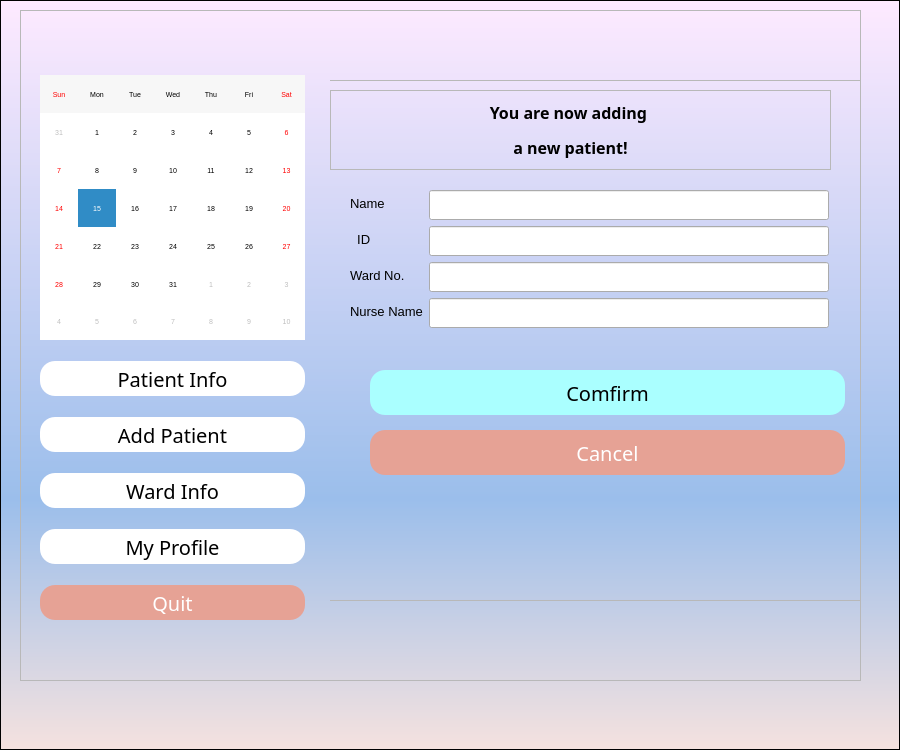
<?xml version="1.0" encoding="UTF-8"?>
<ui version="4.0">
 <class>Form</class>
 <widget class="QWidget" name="Form">
  <property name="geometry">
   <rect>
    <x>0</x>
    <y>0</y>
    <width>900</width>
    <height>750</height>
   </rect>
  </property>
  <property name="windowTitle">
   <string>Form</string>
  </property>
  <widget class="QFrame" name="frame_main">
   <property name="geometry">
    <rect>
     <x>20</x>
     <y>10</y>
     <width>841</width>
     <height>671</height>
    </rect>
   </property>
   <property name="frameShape">
    <enum>QFrame::StyledPanel</enum>
   </property>
   <property name="frameShadow">
    <enum>QFrame::Raised</enum>
   </property>
   <widget class="QStackedWidget" name="stackedWidget">
    <property name="geometry">
     <rect>
      <x>310</x>
      <y>20</y>
      <width>531</width>
      <height>651</height>
     </rect>
    </property>
    <property name="currentIndex">
     <number>1</number>
    </property>
    <widget class="QWidget" name="page_patient">
     <widget class="QTableWidget" name="tableWidget">
      <property name="geometry">
       <rect>
        <x>10</x>
        <y>40</y>
        <width>511</width>
        <height>541</height>
       </rect>
      </property>
      <property name="font">
       <font>
        <pointsize>7</pointsize>
       </font>
      </property>
      <attribute name="horizontalHeaderDefaultSectionSize">
       <number>65</number>
      </attribute>
      <attribute name="horizontalHeaderStretchLastSection">
       <bool>true</bool>
      </attribute>
      <column>
       <property name="text">
        <string>Name</string>
       </property>
      </column>
      <column>
       <property name="text">
        <string>Gender</string>
       </property>
      </column>
      <column>
       <property name="text">
        <string>ID</string>
       </property>
      </column>
      <column>
       <property name="text">
        <string>Ward No.</string>
       </property>
      </column>
      <column>
       <property name="text">
        <string>Age</string>
       </property>
      </column>
      <column>
       <property name="text">
        <string>Tel</string>
       </property>
      </column>
      <column>
       <property name="text">
        <string>Medical History</string>
       </property>
      </column>
      <column>
       <property name="text">
        <string>Allergy</string>
       </property>
      </column>
     </widget>
    </widget>
    <widget class="QWidget" name="page_add">
     <widget class="QFrame" name="frame_8">
      <property name="geometry">
       <rect>
        <x>-10</x>
        <y>50</y>
        <width>541</width>
        <height>521</height>
       </rect>
      </property>
      <property name="frameShape">
       <enum>QFrame::StyledPanel</enum>
      </property>
      <property name="frameShadow">
       <enum>QFrame::Raised</enum>
      </property>
      <widget class="QFrame" name="frame_9">
       <property name="geometry">
        <rect>
         <x>10</x>
         <y>10</y>
         <width>501</width>
         <height>80</height>
        </rect>
       </property>
       <property name="frameShape">
        <enum>QFrame::StyledPanel</enum>
       </property>
       <property name="frameShadow">
        <enum>QFrame::Raised</enum>
       </property>
       <widget class="QLabel" name="label_7">
        <property name="geometry">
         <rect>
          <x>-10</x>
          <y>0</y>
          <width>501</width>
          <height>81</height>
         </rect>
        </property>
        <property name="font">
         <font>
          <family>Arial Black</family>
          <pointsize>12</pointsize>
          <weight>75</weight>
          <bold>true</bold>
         </font>
        </property>
        <property name="text">
         <string>&lt;html&gt;&lt;head/&gt;&lt;body&gt;&lt;p align=&quot;center&quot;&gt;You are now adding &lt;/p&gt;&lt;p align=&quot;center&quot;&gt;a new patient!&lt;/p&gt;&lt;/body&gt;&lt;/html&gt;</string>
        </property>
       </widget>
      </widget>
      <widget class="QWidget" name="formLayoutWidget_3">
       <property name="geometry">
        <rect>
         <x>30</x>
         <y>110</y>
         <width>565</width>
         <height>166</height>
        </rect>
       </property>
       <layout class="QFormLayout" name="formLayout_3">
        <item row="0" column="0">
         <widget class="QLabel" name="label_8">
          <property name="font">
           <font>
            <family>Arial</family>
            <pointsize>10</pointsize>
           </font>
          </property>
          <property name="text">
           <string>Name</string>
          </property>
         </widget>
        </item>
        <item row="0" column="1">
         <widget class="QLineEdit" name="lineEdit_4">
          <property name="sizePolicy">
           <sizepolicy hsizetype="Fixed" vsizetype="Fixed">
            <horstretch>0</horstretch>
            <verstretch>0</verstretch>
           </sizepolicy>
          </property>
          <property name="minimumSize">
           <size>
            <width>400</width>
            <height>30</height>
           </size>
          </property>
          <property name="maximumSize">
           <size>
            <width>400</width>
            <height>30</height>
           </size>
          </property>
         </widget>
        </item>
        <item row="1" column="0">
         <widget class="QLabel" name="label_9">
          <property name="font">
           <font>
            <family>Arial</family>
            <pointsize>10</pointsize>
           </font>
          </property>
          <property name="text">
           <string>  ID</string>
          </property>
         </widget>
        </item>
        <item row="1" column="1">
         <widget class="QLineEdit" name="lineEdit_5">
          <property name="sizePolicy">
           <sizepolicy hsizetype="Fixed" vsizetype="Fixed">
            <horstretch>0</horstretch>
            <verstretch>0</verstretch>
           </sizepolicy>
          </property>
          <property name="minimumSize">
           <size>
            <width>400</width>
            <height>30</height>
           </size>
          </property>
          <property name="maximumSize">
           <size>
            <width>400</width>
            <height>30</height>
           </size>
          </property>
         </widget>
        </item>
        <item row="2" column="0">
         <widget class="QLabel" name="label_10">
          <property name="font">
           <font>
            <family>Arial</family>
            <pointsize>10</pointsize>
           </font>
          </property>
          <property name="text">
           <string>Ward No.</string>
          </property>
         </widget>
        </item>
        <item row="2" column="1">
         <widget class="QLineEdit" name="lineEdit_6">
          <property name="sizePolicy">
           <sizepolicy hsizetype="Fixed" vsizetype="Fixed">
            <horstretch>0</horstretch>
            <verstretch>0</verstretch>
           </sizepolicy>
          </property>
          <property name="minimumSize">
           <size>
            <width>400</width>
            <height>30</height>
           </size>
          </property>
          <property name="maximumSize">
           <size>
            <width>400</width>
            <height>30</height>
           </size>
          </property>
         </widget>
        </item>
        <item row="3" column="0">
         <widget class="QLabel" name="label_12">
          <property name="font">
           <font>
            <family>Arial</family>
            <pointsize>10</pointsize>
           </font>
          </property>
          <property name="text">
           <string>Nurse Name</string>
          </property>
         </widget>
        </item>
        <item row="3" column="1">
         <widget class="QLineEdit" name="lineEdit_7">
          <property name="sizePolicy">
           <sizepolicy hsizetype="Fixed" vsizetype="Fixed">
            <horstretch>0</horstretch>
            <verstretch>0</verstretch>
           </sizepolicy>
          </property>
          <property name="minimumSize">
           <size>
            <width>400</width>
            <height>30</height>
           </size>
          </property>
          <property name="maximumSize">
           <size>
            <width>400</width>
            <height>30</height>
           </size>
          </property>
         </widget>
        </item>
       </layout>
      </widget>
      <widget class="QPushButton" name="pushButton">
       <property name="geometry">
        <rect>
         <x>50</x>
         <y>290</y>
         <width>475</width>
         <height>45</height>
        </rect>
       </property>
       <property name="sizePolicy">
        <sizepolicy hsizetype="Fixed" vsizetype="Fixed">
         <horstretch>0</horstretch>
         <verstretch>0</verstretch>
        </sizepolicy>
       </property>
       <property name="minimumSize">
        <size>
         <width>475</width>
         <height>45</height>
        </size>
       </property>
       <property name="font">
        <font>
         <family>Microsoft Yahei</family>
         <pointsize>-1</pointsize>
         <weight>50</weight>
         <italic>false</italic>
         <bold>false</bold>
        </font>
       </property>
       <property name="styleSheet">
        <string notr="true">QPushButton
{
    font-family:Microsoft Yahei;
    font:20px;
    color:black;
    background-color:rgb(170, 255, 255);
    border-radius:15px;
}

QPushButton:hover
{
    background-color:rgb(85, 255, 255);
}

QPushButton:pressed
{
    background-color:rgb(85, 255, 255);
    padding-left:3px;
    padding-top:3px;
}</string>
       </property>
       <property name="text">
        <string>Comfirm</string>
       </property>
      </widget>
      <widget class="QPushButton" name="pushButton_2">
       <property name="geometry">
        <rect>
         <x>50</x>
         <y>350</y>
         <width>475</width>
         <height>45</height>
        </rect>
       </property>
       <property name="sizePolicy">
        <sizepolicy hsizetype="Fixed" vsizetype="Fixed">
         <horstretch>0</horstretch>
         <verstretch>0</verstretch>
        </sizepolicy>
       </property>
       <property name="minimumSize">
        <size>
         <width>475</width>
         <height>45</height>
        </size>
       </property>
       <property name="font">
        <font>
         <family>Microsoft Yahei</family>
         <pointsize>-1</pointsize>
         <weight>50</weight>
         <italic>false</italic>
         <bold>false</bold>
        </font>
       </property>
       <property name="styleSheet">
        <string notr="true">QPushButton
{
    font-family:Microsoft Yahei;
    font:20px;
    color:white;
    background-color:rgb(230, 162, 149);
    border-radius:15px;
}

QPushButton:hover
{
    background-color:rgb(184, 67, 44);
}

QPushButton:pressed
{
    background-color:rgb(184, 67, 44);
    padding-left:3px;
    padding-top:3px;
}</string>
       </property>
       <property name="text">
        <string>Cancel</string>
       </property>
      </widget>
     </widget>
    </widget>
    <widget class="QWidget" name="page_ward">
     <widget class="QTableWidget" name="tableWidget_2">
      <property name="geometry">
       <rect>
        <x>10</x>
        <y>30</y>
        <width>511</width>
        <height>571</height>
       </rect>
      </property>
      <attribute name="horizontalHeaderStretchLastSection">
       <bool>true</bool>
      </attribute>
      <column>
       <property name="text">
        <string>Ward No.</string>
       </property>
      </column>
      <column>
       <property name="text">
        <string>Patient</string>
       </property>
      </column>
      <column>
       <property name="text">
        <string>Patient ID</string>
       </property>
      </column>
      <column>
       <property name="text">
        <string>Nurse</string>
       </property>
      </column>
     </widget>
    </widget>
    <widget class="QWidget" name="page_profile">
     <widget class="QFrame" name="frame">
      <property name="geometry">
       <rect>
        <x>10</x>
        <y>10</y>
        <width>521</width>
        <height>521</height>
       </rect>
      </property>
      <property name="frameShape">
       <enum>QFrame::StyledPanel</enum>
      </property>
      <property name="frameShadow">
       <enum>QFrame::Raised</enum>
      </property>
      <widget class="QFrame" name="frame_2">
       <property name="geometry">
        <rect>
         <x>10</x>
         <y>10</y>
         <width>501</width>
         <height>111</height>
        </rect>
       </property>
       <property name="frameShape">
        <enum>QFrame::StyledPanel</enum>
       </property>
       <property name="frameShadow">
        <enum>QFrame::Raised</enum>
       </property>
       <widget class="QLabel" name="label">
        <property name="geometry">
         <rect>
          <x>1</x>
          <y>4</y>
          <width>491</width>
          <height>131</height>
         </rect>
        </property>
        <property name="font">
         <font>
          <family>Arial Black</family>
         </font>
        </property>
        <property name="text">
         <string>&lt;html&gt;&lt;head/&gt;&lt;body&gt;&lt;p align=&quot;center&quot;&gt;&lt;span style=&quot; font-weight:600;&quot;&gt;If you want to modify the departmemt info, &lt;/span&gt;&lt;/p&gt;&lt;p align=&quot;center&quot;&gt;&lt;span style=&quot; font-weight:600;&quot;&gt;please contact the administrator&lt;/span&gt;&lt;/p&gt;&lt;/body&gt;&lt;/html&gt;</string>
        </property>
       </widget>
      </widget>
      <widget class="QFrame" name="frame_3">
       <property name="geometry">
        <rect>
         <x>10</x>
         <y>160</y>
         <width>501</width>
         <height>411</height>
        </rect>
       </property>
       <property name="frameShape">
        <enum>QFrame::StyledPanel</enum>
       </property>
       <property name="frameShadow">
        <enum>QFrame::Raised</enum>
       </property>
       <widget class="QWidget" name="formLayoutWidget">
        <property name="geometry">
         <rect>
          <x>0</x>
          <y>0</y>
          <width>504</width>
          <height>221</height>
         </rect>
        </property>
        <layout class="QFormLayout" name="formLayout">
         <item row="0" column="0">
          <widget class="QLabel" name="label_2">
           <property name="font">
            <font>
             <family>Arial</family>
             <pointsize>10</pointsize>
            </font>
           </property>
           <property name="text">
            <string>Name</string>
           </property>
          </widget>
         </item>
         <item row="0" column="1">
          <widget class="QLineEdit" name="lineEdit">
           <property name="sizePolicy">
            <sizepolicy hsizetype="Fixed" vsizetype="Fixed">
             <horstretch>0</horstretch>
             <verstretch>0</verstretch>
            </sizepolicy>
           </property>
           <property name="minimumSize">
            <size>
             <width>400</width>
             <height>30</height>
            </size>
           </property>
           <property name="maximumSize">
            <size>
             <width>400</width>
             <height>30</height>
            </size>
           </property>
          </widget>
         </item>
         <item row="1" column="0">
          <widget class="QLabel" name="label_3">
           <property name="font">
            <font>
             <family>Arial</family>
             <pointsize>10</pointsize>
            </font>
           </property>
           <property name="text">
            <string>Gender</string>
           </property>
          </widget>
         </item>
         <item row="1" column="1">
          <widget class="QComboBox" name="comboBox">
           <property name="sizePolicy">
            <sizepolicy hsizetype="Fixed" vsizetype="Fixed">
             <horstretch>0</horstretch>
             <verstretch>0</verstretch>
            </sizepolicy>
           </property>
           <property name="minimumSize">
            <size>
             <width>400</width>
             <height>30</height>
            </size>
           </property>
           <property name="maximumSize">
            <size>
             <width>400</width>
             <height>30</height>
            </size>
           </property>
           <property name="font">
            <font>
             <family>Arial</family>
             <pointsize>10</pointsize>
            </font>
           </property>
           <item>
            <property name="text">
             <string>Male</string>
            </property>
           </item>
           <item>
            <property name="text">
             <string>Female</string>
            </property>
           </item>
          </widget>
         </item>
         <item row="2" column="0">
          <widget class="QLabel" name="label_4">
           <property name="font">
            <font>
             <family>Arial</family>
             <pointsize>10</pointsize>
            </font>
           </property>
           <property name="text">
            <string> Tel</string>
           </property>
          </widget>
         </item>
         <item row="2" column="1">
          <widget class="QLineEdit" name="lineEdit_2">
           <property name="sizePolicy">
            <sizepolicy hsizetype="Fixed" vsizetype="Fixed">
             <horstretch>0</horstretch>
             <verstretch>0</verstretch>
            </sizepolicy>
           </property>
           <property name="minimumSize">
            <size>
             <width>400</width>
             <height>30</height>
            </size>
           </property>
           <property name="maximumSize">
            <size>
             <width>400</width>
             <height>30</height>
            </size>
           </property>
          </widget>
         </item>
         <item row="3" column="0" colspan="2">
          <spacer name="verticalSpacer">
           <property name="orientation">
            <enum>Qt::Vertical</enum>
           </property>
           <property name="sizeHint" stdset="0">
            <size>
             <width>20</width>
             <height>40</height>
            </size>
           </property>
          </spacer>
         </item>
        </layout>
       </widget>
       <widget class="QWidget" name="horizontalLayoutWidget_2">
        <property name="geometry">
         <rect>
          <x>20</x>
          <y>240</y>
          <width>438</width>
          <height>102</height>
         </rect>
        </property>
        <layout class="QHBoxLayout" name="horizontalLayout_2">
         <item>
          <widget class="QPushButton" name="pushButton_confirm">
           <property name="sizePolicy">
            <sizepolicy hsizetype="Fixed" vsizetype="Fixed">
             <horstretch>0</horstretch>
             <verstretch>0</verstretch>
            </sizepolicy>
           </property>
           <property name="minimumSize">
            <size>
             <width>100</width>
             <height>100</height>
            </size>
           </property>
           <property name="maximumSize">
            <size>
             <width>100</width>
             <height>100</height>
            </size>
           </property>
           <property name="font">
            <font>
             <family>Microsoft Yahei</family>
             <pointsize>-1</pointsize>
             <weight>50</weight>
             <italic>false</italic>
             <bold>false</bold>
            </font>
           </property>
           <property name="styleSheet">
            <string notr="true">QPushButton
{
    font-family:Microsoft Yahei;
    font:20px;
    color:black;
    background-color:rgb(170, 255, 255);
    border-radius:15px;
}

QPushButton:hover
{
    background-color:rgb(85, 255, 255);
}

QPushButton:pressed
{
    background-color:rgb(85, 255, 255);
    padding-left:3px;
    padding-top:3px;
}</string>
           </property>
           <property name="text">
            <string>Confirm</string>
           </property>
          </widget>
         </item>
         <item>
          <widget class="QPushButton" name="pushButton_cancel">
           <property name="sizePolicy">
            <sizepolicy hsizetype="Fixed" vsizetype="Fixed">
             <horstretch>0</horstretch>
             <verstretch>0</verstretch>
            </sizepolicy>
           </property>
           <property name="minimumSize">
            <size>
             <width>100</width>
             <height>100</height>
            </size>
           </property>
           <property name="maximumSize">
            <size>
             <width>100</width>
             <height>100</height>
            </size>
           </property>
           <property name="font">
            <font>
             <family>Microsoft Yahei</family>
             <pointsize>-1</pointsize>
             <weight>50</weight>
             <italic>false</italic>
             <bold>false</bold>
            </font>
           </property>
           <property name="styleSheet">
            <string notr="true">QPushButton
{
    font-family:Microsoft Yahei;
    font:20px;
    color:white;
    background-color:rgb(230, 162, 149);
    border-radius:15px;
}

QPushButton:hover
{
    background-color:rgb(184, 67, 44);
}

QPushButton:pressed
{
    background-color:rgb(184, 67, 44);
    padding-left:3px;
    padding-top:3px;
}</string>
           </property>
           <property name="text">
            <string>Cancel</string>
           </property>
          </widget>
         </item>
        </layout>
       </widget>
      </widget>
     </widget>
    </widget>
    <widget class="QWidget" name="page_treatment">
     <widget class="QLabel" name="label_11">
      <property name="geometry">
       <rect>
        <x>10</x>
        <y>20</y>
        <width>431</width>
        <height>111</height>
       </rect>
      </property>
      <property name="font">
       <font>
        <family>Arial Black</family>
        <pointsize>7</pointsize>
       </font>
      </property>
      <property name="text">
       <string>&lt;html&gt;&lt;head/&gt;&lt;body&gt;&lt;p&gt;&lt;span style=&quot; font-size:10pt; font-weight:600;&quot;&gt;You are now editting the &lt;/span&gt;&lt;/p&gt;&lt;p&gt;&lt;span style=&quot; font-size:10pt; font-weight:600;&quot;&gt;treatment information of:&lt;/span&gt;&lt;/p&gt;&lt;/body&gt;&lt;/html&gt;</string>
      </property>
     </widget>
     <widget class="QLineEdit" name="lineEdit_patient">
      <property name="geometry">
       <rect>
        <x>320</x>
        <y>40</y>
        <width>150</width>
        <height>50</height>
       </rect>
      </property>
      <property name="sizePolicy">
       <sizepolicy hsizetype="Fixed" vsizetype="Fixed">
        <horstretch>0</horstretch>
        <verstretch>0</verstretch>
       </sizepolicy>
      </property>
      <property name="minimumSize">
       <size>
        <width>150</width>
        <height>50</height>
       </size>
      </property>
      <property name="maximumSize">
       <size>
        <width>150</width>
        <height>50</height>
       </size>
      </property>
      <property name="readOnly">
       <bool>true</bool>
      </property>
     </widget>
     <widget class="QTextEdit" name="textEdit">
      <property name="geometry">
       <rect>
        <x>10</x>
        <y>120</y>
        <width>491</width>
        <height>331</height>
       </rect>
      </property>
     </widget>
     <widget class="QWidget" name="formLayoutWidget_2">
      <property name="geometry">
       <rect>
        <x>10</x>
        <y>470</y>
        <width>589</width>
        <height>37</height>
       </rect>
      </property>
      <layout class="QFormLayout" name="formLayout_2">
       <item row="0" column="0">
        <widget class="QLabel" name="label_6">
         <property name="font">
          <font>
           <family>Arial</family>
           <pointsize>10</pointsize>
          </font>
         </property>
         <property name="text">
          <string>Ward number</string>
         </property>
        </widget>
       </item>
       <item row="0" column="1">
        <widget class="QLineEdit" name="lineEdit_3">
         <property name="sizePolicy">
          <sizepolicy hsizetype="Fixed" vsizetype="Fixed">
           <horstretch>0</horstretch>
           <verstretch>0</verstretch>
          </sizepolicy>
         </property>
         <property name="minimumSize">
          <size>
           <width>360</width>
           <height>30</height>
          </size>
         </property>
         <property name="maximumSize">
          <size>
           <width>360</width>
           <height>30</height>
          </size>
         </property>
        </widget>
       </item>
      </layout>
     </widget>
     <widget class="QWidget" name="horizontalLayoutWidget">
      <property name="geometry">
       <rect>
        <x>10</x>
        <y>510</y>
        <width>501</width>
        <height>121</height>
       </rect>
      </property>
      <layout class="QHBoxLayout" name="horizontalLayout">
       <item>
        <widget class="QPushButton" name="pushButton_confirm_2">
         <property name="sizePolicy">
          <sizepolicy hsizetype="Fixed" vsizetype="Fixed">
           <horstretch>0</horstretch>
           <verstretch>0</verstretch>
          </sizepolicy>
         </property>
         <property name="minimumSize">
          <size>
           <width>100</width>
           <height>100</height>
          </size>
         </property>
         <property name="font">
          <font>
           <family>Microsoft Yahei</family>
           <pointsize>-1</pointsize>
           <weight>50</weight>
           <italic>false</italic>
           <bold>false</bold>
          </font>
         </property>
         <property name="styleSheet">
          <string notr="true">QPushButton
{
    font-family:Microsoft Yahei;
    font:20px;
    color:black;
    background-color:rgb(170, 255, 255);
    border-radius:15px;
}

QPushButton:hover
{
    background-color:rgb(85, 255, 255);
}

QPushButton:pressed
{
    background-color:rgb(85, 255, 255);
    padding-left:3px;
    padding-top:3px;
}</string>
         </property>
         <property name="text">
          <string>Confirm</string>
         </property>
        </widget>
       </item>
       <item>
        <widget class="QPushButton" name="pushButton_cancel_2">
         <property name="sizePolicy">
          <sizepolicy hsizetype="Fixed" vsizetype="Fixed">
           <horstretch>0</horstretch>
           <verstretch>0</verstretch>
          </sizepolicy>
         </property>
         <property name="minimumSize">
          <size>
           <width>100</width>
           <height>100</height>
          </size>
         </property>
         <property name="maximumSize">
          <size>
           <width>100</width>
           <height>100</height>
          </size>
         </property>
         <property name="font">
          <font>
           <family>Microsoft Yahei</family>
           <pointsize>-1</pointsize>
           <weight>50</weight>
           <italic>false</italic>
           <bold>false</bold>
          </font>
         </property>
         <property name="styleSheet">
          <string notr="true">QPushButton
{
    font-family:Microsoft Yahei;
    font:20px;
    color:white;
    background-color:rgb(230, 162, 149);
    border-radius:15px;
}

QPushButton:hover
{
    background-color:rgb(184, 67, 44);
}

QPushButton:pressed
{
    background-color:rgb(184, 67, 44);
    padding-left:3px;
    padding-top:3px;
}</string>
         </property>
         <property name="text">
          <string>Cancel</string>
         </property>
        </widget>
       </item>
      </layout>
     </widget>
    </widget>
   </widget>
   <widget class="QWidget" name="verticalLayoutWidget_3">
    <property name="geometry">
     <rect>
      <x>20</x>
      <y>50</y>
      <width>271</width>
      <height>581</height>
     </rect>
    </property>
    <layout class="QVBoxLayout" name="verticalLayout_3">
     <item>
      <widget class="QCalendarWidget" name="calendarWidget">
       <property name="sizePolicy">
        <sizepolicy hsizetype="Fixed" vsizetype="Fixed">
         <horstretch>0</horstretch>
         <verstretch>0</verstretch>
        </sizepolicy>
       </property>
       <property name="minimumSize">
        <size>
         <width>265</width>
         <height>265</height>
        </size>
       </property>
       <property name="font">
        <font>
         <pointsize>5</pointsize>
        </font>
       </property>
       <property name="locale">
        <locale language="English" country="HongKong"/>
       </property>
       <property name="firstDayOfWeek">
        <enum>Qt::Sunday</enum>
       </property>
       <property name="gridVisible">
        <bool>false</bool>
       </property>
       <property name="verticalHeaderFormat">
        <enum>QCalendarWidget::NoVerticalHeader</enum>
       </property>
       <property name="navigationBarVisible">
        <bool>false</bool>
       </property>
       <property name="dateEditEnabled">
        <bool>false</bool>
       </property>
      </widget>
     </item>
     <item>
      <widget class="QPushButton" name="pushButton_viewPatient">
       <property name="sizePolicy">
        <sizepolicy hsizetype="Fixed" vsizetype="Fixed">
         <horstretch>0</horstretch>
         <verstretch>0</verstretch>
        </sizepolicy>
       </property>
       <property name="minimumSize">
        <size>
         <width>265</width>
         <height>35</height>
        </size>
       </property>
       <property name="maximumSize">
        <size>
         <width>265</width>
         <height>35</height>
        </size>
       </property>
       <property name="font">
        <font>
         <family>Microsoft Yahei</family>
         <pointsize>-1</pointsize>
         <weight>50</weight>
         <italic>false</italic>
         <bold>false</bold>
        </font>
       </property>
       <property name="styleSheet">
        <string notr="true">QPushButton
{
    font-family:Microsoft Yahei;
    font:20px;
    color:black;
    background-color:rgb(255, 255, 255);
    border-radius:15px;
}

QPushButton:hover
{
    background-color:rgb(231, 215, 215);
}

QPushButton:pressed
{
    background-color:rgb(231, 215, 215);
    padding-left:3px;
    padding-top:3px;
}</string>
       </property>
       <property name="text">
        <string>Patient Info</string>
       </property>
      </widget>
     </item>
     <item>
      <widget class="QPushButton" name="pushButton_add">
       <property name="sizePolicy">
        <sizepolicy hsizetype="Fixed" vsizetype="Fixed">
         <horstretch>0</horstretch>
         <verstretch>0</verstretch>
        </sizepolicy>
       </property>
       <property name="minimumSize">
        <size>
         <width>265</width>
         <height>35</height>
        </size>
       </property>
       <property name="maximumSize">
        <size>
         <width>265</width>
         <height>35</height>
        </size>
       </property>
       <property name="font">
        <font>
         <family>Microsoft Yahei</family>
         <pointsize>-1</pointsize>
         <weight>50</weight>
         <italic>false</italic>
         <bold>false</bold>
        </font>
       </property>
       <property name="styleSheet">
        <string notr="true">QPushButton
{
    font-family:Microsoft Yahei;
    font:20px;
    color:black;
    background-color:rgb(255, 255, 255);
    border-radius:15px;
}

QPushButton:hover
{
    background-color:rgb(231, 215, 215);
}

QPushButton:pressed
{
    background-color:rgb(231, 215, 215);
    padding-left:3px;
    padding-top:3px;
}</string>
       </property>
       <property name="text">
        <string>Add Patient</string>
       </property>
      </widget>
     </item>
     <item>
      <widget class="QPushButton" name="pushButton_ward">
       <property name="sizePolicy">
        <sizepolicy hsizetype="Fixed" vsizetype="Fixed">
         <horstretch>0</horstretch>
         <verstretch>0</verstretch>
        </sizepolicy>
       </property>
       <property name="minimumSize">
        <size>
         <width>265</width>
         <height>35</height>
        </size>
       </property>
       <property name="maximumSize">
        <size>
         <width>265</width>
         <height>35</height>
        </size>
       </property>
       <property name="font">
        <font>
         <family>Microsoft Yahei</family>
         <pointsize>-1</pointsize>
         <weight>50</weight>
         <italic>false</italic>
         <bold>false</bold>
        </font>
       </property>
       <property name="styleSheet">
        <string notr="true">QPushButton
{
    font-family:Microsoft Yahei;
    font:20px;
    color:black;
    background-color:rgb(255, 255, 255);
    border-radius:15px;
}

QPushButton:hover
{
    background-color:rgb(231, 215, 215);
}

QPushButton:pressed
{
    background-color:rgb(231, 215, 215);
    padding-left:3px;
    padding-top:3px;
}</string>
       </property>
       <property name="text">
        <string>Ward Info</string>
       </property>
      </widget>
     </item>
     <item>
      <widget class="QPushButton" name="pushButton_myProfile">
       <property name="sizePolicy">
        <sizepolicy hsizetype="Fixed" vsizetype="Fixed">
         <horstretch>0</horstretch>
         <verstretch>0</verstretch>
        </sizepolicy>
       </property>
       <property name="minimumSize">
        <size>
         <width>265</width>
         <height>35</height>
        </size>
       </property>
       <property name="maximumSize">
        <size>
         <width>265</width>
         <height>35</height>
        </size>
       </property>
       <property name="font">
        <font>
         <family>Microsoft Yahei</family>
         <pointsize>-1</pointsize>
         <weight>50</weight>
         <italic>false</italic>
         <bold>false</bold>
        </font>
       </property>
       <property name="styleSheet">
        <string notr="true">QPushButton
{
    font-family:Microsoft Yahei;
    font:20px;
    color:black;
    background-color:rgb(255, 255, 255);
    border-radius:15px;
}

QPushButton:hover
{
    background-color:rgb(231, 215, 215);
}

QPushButton:pressed
{
    background-color:rgb(231, 215, 215);
    padding-left:3px;
    padding-top:3px;
}</string>
       </property>
       <property name="text">
        <string>My Profile</string>
       </property>
      </widget>
     </item>
     <item>
      <widget class="QPushButton" name="pushButton_quit">
       <property name="sizePolicy">
        <sizepolicy hsizetype="Fixed" vsizetype="Fixed">
         <horstretch>0</horstretch>
         <verstretch>0</verstretch>
        </sizepolicy>
       </property>
       <property name="minimumSize">
        <size>
         <width>265</width>
         <height>35</height>
        </size>
       </property>
       <property name="maximumSize">
        <size>
         <width>265</width>
         <height>35</height>
        </size>
       </property>
       <property name="font">
        <font>
         <family>Microsoft Yahei</family>
         <pointsize>-1</pointsize>
         <weight>50</weight>
         <italic>false</italic>
         <bold>false</bold>
        </font>
       </property>
       <property name="styleSheet">
        <string notr="true">QPushButton
{
    font-family:Microsoft Yahei;
    font:20px;
    color:white;
    background-color:rgb(230, 162, 149);
    border-radius:15px;
}

QPushButton:hover
{
    background-color:rgb(184, 67, 44);
}

QPushButton:pressed
{
    background-color:rgb(184, 67, 44);
    padding-left:3px;
    padding-top:3px;
}</string>
       </property>
       <property name="text">
        <string>Quit</string>
       </property>
      </widget>
     </item>
    </layout>
   </widget>
  </widget>
  <widget class="QListView" name="listView">
   <property name="geometry">
    <rect>
     <x>0</x>
     <y>0</y>
     <width>900</width>
     <height>750</height>
    </rect>
   </property>
   <property name="styleSheet">
    <string notr="true">background:qlineargradient(spread:pad, x1:0, y1:0, x2:0, y2:1, stop:0 rgba(254, 234, 255, 255), stop:0.664773 rgba(155, 190, 235, 255), stop:1 rgba(245, 226, 223, 255))</string>
   </property>
  </widget>
  <zorder>listView</zorder>
  <zorder>frame_main</zorder>
 </widget>
 <resources/>
 <connections/>
</ui>
